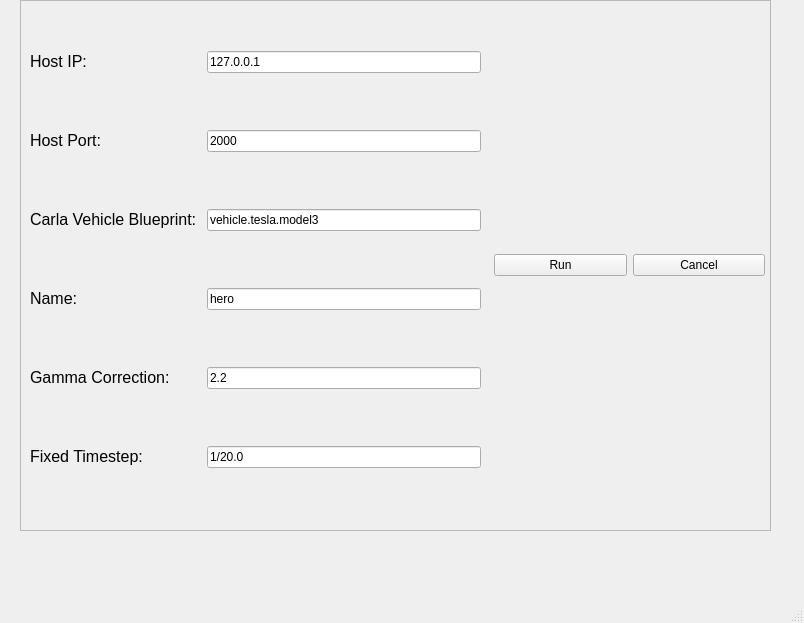
<?xml version="1.0" encoding="UTF-8"?>
<ui version="4.0">
 <class>MainWindow_page2</class>
 <widget class="QMainWindow" name="MainWindow_page2">
  <property name="geometry">
   <rect>
    <x>0</x>
    <y>0</y>
    <width>804</width>
    <height>623</height>
   </rect>
  </property>
  <property name="windowTitle">
   <string>MainWindow</string>
  </property>
  <widget class="QWidget" name="centralwidget">
   <widget class="QFrame" name="frame_outer">
    <property name="geometry">
     <rect>
      <x>20</x>
      <y>0</y>
      <width>751</width>
      <height>531</height>
     </rect>
    </property>
    <property name="frameShape">
     <enum>QFrame::StyledPanel</enum>
    </property>
    <property name="frameShadow">
     <enum>QFrame::Raised</enum>
    </property>
    <widget class="QWidget" name="gridLayoutWidget">
     <property name="geometry">
      <rect>
       <x>10</x>
       <y>0</y>
       <width>451</width>
       <height>521</height>
      </rect>
     </property>
     <layout class="QGridLayout" name="gridLayout_input">
      <item row="3" column="1">
       <widget class="QLineEdit" name="InputName_name">
        <property name="text">
         <string>hero</string>
        </property>
        <property name="placeholderText">
         <string>Your name in Carla, can be used to correctly identify you later</string>
        </property>
       </widget>
      </item>
      <item row="0" column="0">
       <widget class="QLabel" name="label_hostip">
        <property name="text">
         <string>&lt;html&gt;&lt;head/&gt;&lt;body&gt;&lt;p&gt;&lt;span style=&quot; font-size:12pt;&quot;&gt;Host IP: &lt;/span&gt;&lt;/p&gt;&lt;/body&gt;&lt;/html&gt;</string>
        </property>
       </widget>
      </item>
      <item row="4" column="1">
       <widget class="QLineEdit" name="InputName_gamma_corr">
        <property name="text">
         <string>2.2</string>
        </property>
        <property name="placeholderText">
         <string>Gamma Correction of the camera</string>
        </property>
       </widget>
      </item>
      <item row="1" column="0">
       <widget class="QLabel" name="label_hostport">
        <property name="text">
         <string>&lt;html&gt;&lt;head/&gt;&lt;body&gt;&lt;p&gt;&lt;span style=&quot; font-size:12pt;&quot;&gt;Host Port: &lt;/span&gt;&lt;/p&gt;&lt;/body&gt;&lt;/html&gt;</string>
        </property>
       </widget>
      </item>
      <item row="2" column="1">
       <widget class="QLineEdit" name="InputName_cvb">
        <property name="text">
         <string>vehicle.tesla.model3</string>
        </property>
        <property name="placeholderText">
         <string>For more detail, see https://carla.readthedocs.io/en/0.9.9/bp_library/</string>
        </property>
       </widget>
      </item>
      <item row="1" column="1">
       <widget class="QLineEdit" name="InputName_hostport">
        <property name="text">
         <string>2000</string>
        </property>
        <property name="placeholderText">
         <string>The Port number of the Carla Server</string>
        </property>
       </widget>
      </item>
      <item row="0" column="1">
       <widget class="QLineEdit" name="InputName_hostip">
        <property name="text">
         <string>127.0.0.1</string>
        </property>
        <property name="placeholderText">
         <string>The IP Address of the Carla Server</string>
        </property>
       </widget>
      </item>
      <item row="3" column="0">
       <widget class="QLabel" name="label_name">
        <property name="text">
         <string>&lt;html&gt;&lt;head/&gt;&lt;body&gt;&lt;p&gt;&lt;span style=&quot; font-size:12pt;&quot;&gt;Name: &lt;/span&gt;&lt;/p&gt;&lt;/body&gt;&lt;/html&gt;</string>
        </property>
       </widget>
      </item>
      <item row="2" column="0">
       <widget class="QLabel" name="label_cvb">
        <property name="text">
         <string>&lt;html&gt;&lt;head/&gt;&lt;body&gt;&lt;p&gt;&lt;span style=&quot; font-size:12pt;&quot;&gt;Carla Vehicle Blueprint: &lt;/span&gt;&lt;/p&gt;&lt;/body&gt;&lt;/html&gt;</string>
        </property>
       </widget>
      </item>
      <item row="4" column="0">
       <widget class="QLabel" name="label_gamma_corr">
        <property name="text">
         <string>&lt;html&gt;&lt;head/&gt;&lt;body&gt;&lt;p&gt;&lt;span style=&quot; font-size:12pt;&quot;&gt;Gamma Correction: &lt;/span&gt;&lt;/p&gt;&lt;/body&gt;&lt;/html&gt;</string>
        </property>
       </widget>
      </item>
      <item row="5" column="0">
       <widget class="QLabel" name="label_fixedTimestep">
        <property name="text">
         <string>&lt;html&gt;&lt;head/&gt;&lt;body&gt;&lt;p&gt;&lt;span style=&quot; font-size:12pt;&quot;&gt;Fixed Timestep: &lt;/span&gt;&lt;/p&gt;&lt;/body&gt;&lt;/html&gt;</string>
        </property>
       </widget>
      </item>
      <item row="5" column="1">
       <widget class="QLineEdit" name="InputName_fiexedTimestop">
        <property name="text">
         <string>1/20.0</string>
        </property>
        <property name="placeholderText">
         <string>ONLY take effect when you are on sync mode</string>
        </property>
       </widget>
      </item>
     </layout>
    </widget>
    <widget class="QWidget" name="verticalLayoutWidget">
     <property name="geometry">
      <rect>
       <x>474</x>
       <y>10</y>
       <width>271</width>
       <height>511</height>
      </rect>
     </property>
     <layout class="QVBoxLayout" name="verticalLayout">
      <item>
       <layout class="QHBoxLayout" name="horizontalLayout_btn">
        <item>
         <widget class="QPushButton" name="pushButton_run">
          <property name="text">
           <string>Run</string>
          </property>
         </widget>
        </item>
        <item>
         <widget class="QPushButton" name="pushButton_cancel">
          <property name="text">
           <string>Cancel</string>
          </property>
         </widget>
        </item>
       </layout>
      </item>
     </layout>
    </widget>
   </widget>
  </widget>
  <widget class="QMenuBar" name="menubar">
   <property name="geometry">
    <rect>
     <x>0</x>
     <y>0</y>
     <width>804</width>
     <height>21</height>
    </rect>
   </property>
  </widget>
  <widget class="QStatusBar" name="statusbar"/>
 </widget>
 <resources/>
 <connections/>
</ui>
